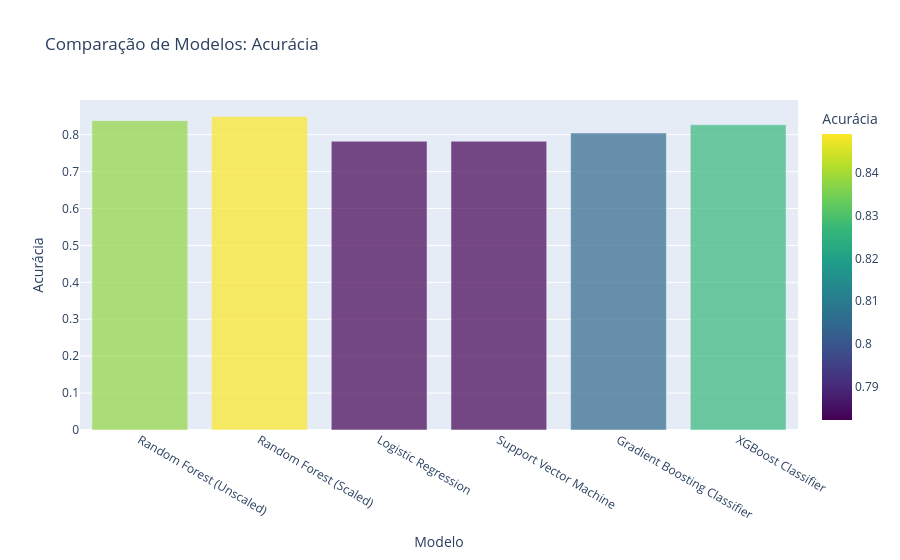

Here is the notebook cell this chart was saved with:
### Markdown cell above
## Passo 20: Criar um Gráfico Interativo Comparativo

### Code cell
import plotly.express as px

# Criar o gráfico de barras interativo com multi-seleção
fig = px.bar(
    model_results, 
    x='Model', 
    y='Accuracy', 
    title='Comparação de Modelos: Acurácia', 
    labels={'Accuracy': 'Acurácia', 'Model': 'Modelo'},
    color='Accuracy',
    color_continuous_scale='Viridis'
)

# Atualizar layout para habilitar multi-seleção
fig.update_layout(
    title="Comparação de Modelos: Acurácia",
    xaxis_title="Modelo",
    yaxis_title="Acurácia",
    clickmode='event+select'
)

# Habilitar multi-seleção
fig.update_traces(marker=dict(opacity=0.7), selector=dict(type='bar'))
fig.show()

### Figure 1 — Plotly figure (JSON) as saved in the notebook; plotly's stock layout.template omitted (floating-point values rounded to 4 significant figures)
{"data": [{"hovertemplate": "Modelo=%{x}<br>Acurácia=%{marker.color}<extra></extra>", "legendgroup": "", "marker": {"color": [0.838, 0.8492, 0.7821, 0.7821, 0.8045, 0.8268], "coloraxis": "coloraxis", "opacity": 0.7, "pattern": {"shape": ""}}, "name": "", "orientation": "v", "showlegend": false, "textposition": "auto", "type": "bar", "x": ["Random Forest (Unscaled)", "Random Forest (Scaled)", "Logistic Regression", "Support Vector Machine", "Gradient Boosting Classifier", "XGBoost Classifier"], "xaxis": "x", "y": [0.838, 0.8492, 0.7821, 0.7821, 0.8045, 0.8268], "yaxis": "y"}], "layout": {"barmode": "relative", "clickmode": "event+select", "coloraxis": {"colorbar": {"title": {"text": "Acurácia"}}, "colorscale": [[0, "#440154"], [0.1111, "#482878"], [0.2222, "#3e4989"], [0.3333, "#31688e"], [0.4444, "#26828e"], [0.5556, "#1f9e89"], [0.6667, "#35b779"], [0.7778, "#6ece58"], [0.8889, "#b5de2b"], [1, "#fde725"]]}, "legend": {"tracegroupgap": 0}, "title": {"text": "Comparação de Modelos: Acurácia"}, "xaxis": {"anchor": "y", "domain": [0, 1], "title": {"text": "Modelo"}}, "yaxis": {"anchor": "x", "domain": [0, 1], "title": {"text": "Acurácia"}}}}
